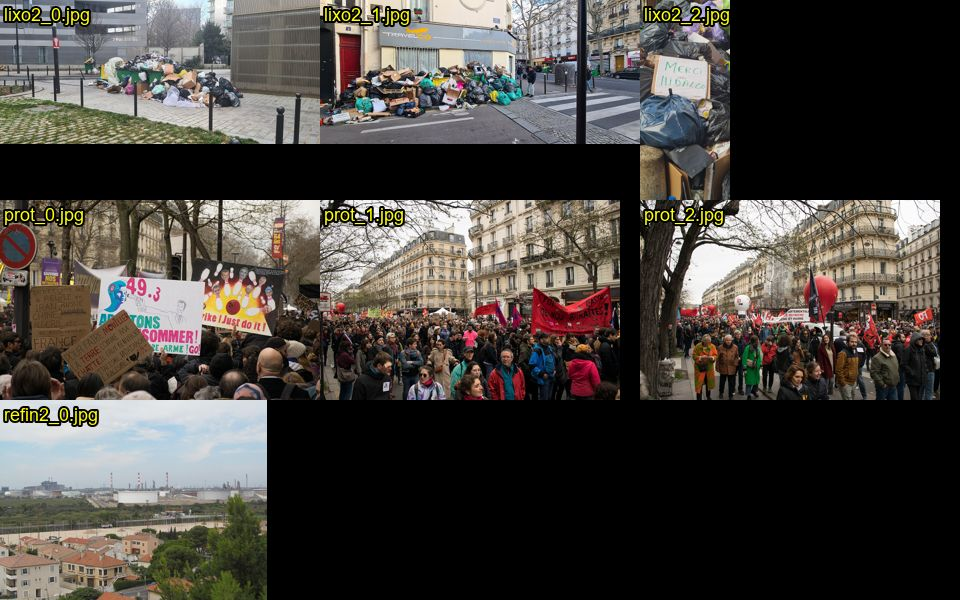
#> input picture VIDEOS-NOVOS/07-cartoon-paises-personagens/cand_sheet.jpg, 960 x 600 px
$ python sheet.py cand_sheet.jpg out.png 5
#> lines starting #> are read from the running program, lines starting #| are printed output that depends on the picture
import os
from PIL import Image,ImageDraw,ImageFont;import glob,os,sys
fs=sorted(glob.glob(sys.argv[1]));W=int(sys.argv[3]) if len(sys.argv)>3 else 3;H=(len(fs)+W-1)//W
sh=Image.new('RGB',(W*320,H*200));d=ImageDraw.Draw(sh);ft=ImageFont.truetype('arial.ttf',18)
#> after `sh = Image.new('RGB', (W * 320, H * 200))`: sh: PIL image 1600x200 RGB; every value is 0
for k,f in enumerate(fs):
  try: im=Image.open(f).convert('RGB')
#> im is the input picture: PIL image 960x600 RGB; mean R, G, B 72.2, 67.9, 63.2
  except Exception: continue
  im=im;im.thumbnail((320,200));x,y=(k%W)*320,(k//W)*200;sh.paste(im,(x,y));d.text((x+4,y+4),os.path.basename(f),fill='yellow',font=ft,stroke_width=2,stroke_fill='black')
#> after `im.thumbnail((320, 200))`:
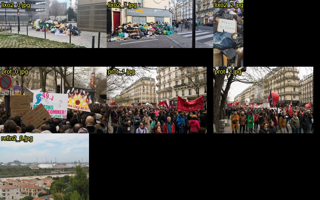
#> im: PIL image 320x200 RGB; mean R, G, B 72.2, 67.9, 63.3
#> after `sh.paste(im, (x, y))`:
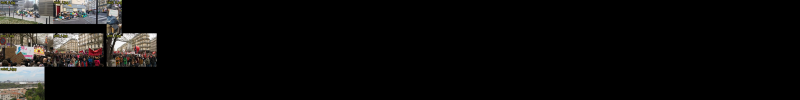
#> sh: PIL image 1600x200 RGB (shown at 1/2 size); mean R, G, B 14.4, 13.6, 12.7
sh.save(sys.argv[2],quality=80)
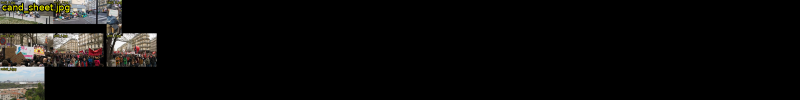
#> saved as out.png: PIL image 1600x200 RGB (shown at 1/2 size); mean R, G, B 14.2, 13.4, 12
